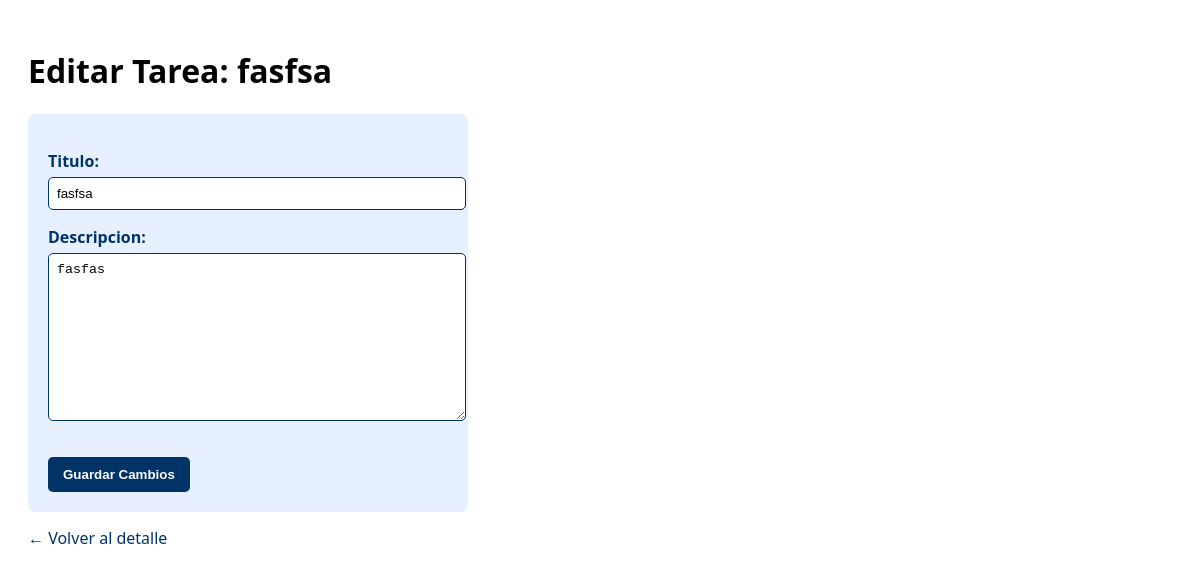
Before: /tareas/6/editar/ with the older database file.
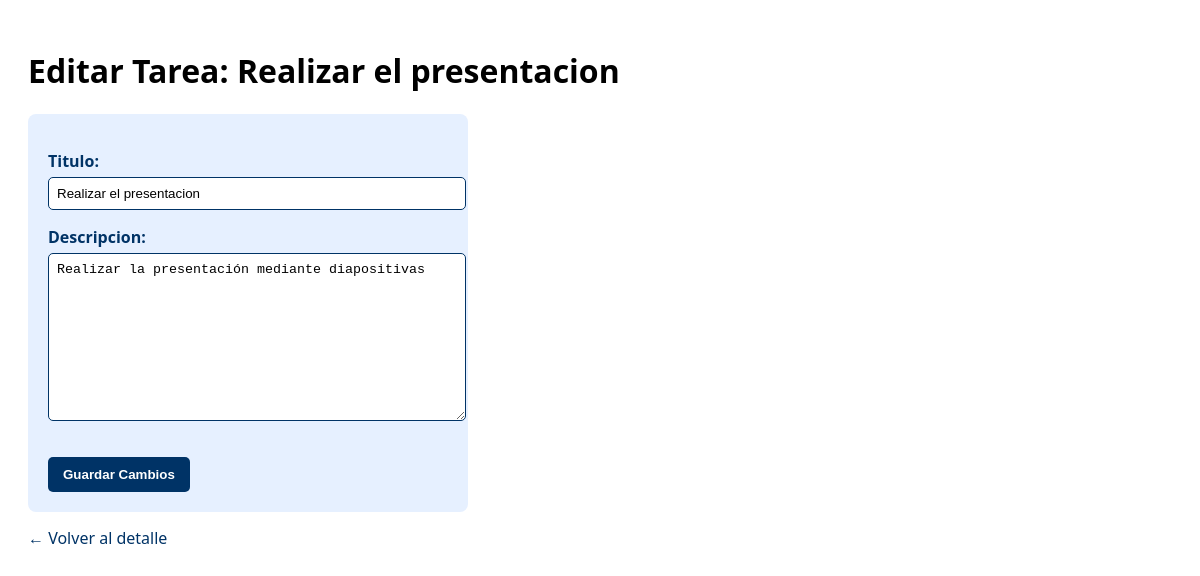
After: the same page with the newer database file.
### tareas/models.py (models this page shows, shortened)
class Tarea(models.Model):
    titulo = models.CharField(max_length=255)
    descripcion = models.TextField(blank=True, null=True)
    completada = models.BooleanField(default=False)
    fecha_creacion = models.DateTimeField(auto_now_add=True)

### tareas/views.py (the view)
# urls.py: path('tareas/<int:tarea_id>/editar/', views.editar_tarea, name='editar_tarea'),
def editar_tarea(request, tarea_id):
    tarea = get_object_or_404(Tarea, pk=tarea_id)
    if request.method == 'POST':
        form = TareaForm(request.POST, instance=tarea)
        if form.is_valid():
            form.save()
            return redirect('detalle_tarea', tarea_id=tarea.id)
    else:
        form = TareaForm(instance=tarea)
    return render(request, 'tareas/editar_tarea.html', {'form': form, 'tarea': tarea})

### tareas/views.py
class TareaForm(forms.ModelForm):
    class Meta:
        model = Tarea
        fields = ['titulo', 'descripcion']

### tareas/templates/tareas/editar_tarea.html (shortened to what this page needs)
<!DOCTYPE html>
<html lang="es">
<head>
</head>
<body>
    <h1>Editar Tarea: {{ tarea.titulo }}</h1>
    <form method="post">
        {{ form.as_p }}
        <button type="submit">Guardar Cambios</button>
    </form>
    <a href="{% url 'detalle_tarea' tarea.id %}">← Volver al detalle</a>
</body>
</html>

Changed rows visible on the page:
changed Tarea: titulo "fasfsa" → "Realizar el presentacion"; descripcion "fasfas" → "Realizar la presentación mediante diapositivas"
